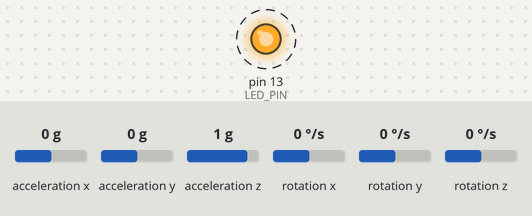
Bench run of a sketch on a simulated Arduino Uno, built with avr-gcc and run on an emulated ATmega328P. Parts: output pins drawn as LEDs (lit = HIGH). Dashed ring = blinking. The test bench sets the inputs (shaded band); at power-on: acceleration x 0 g, acceleration y 0 g, acceleration z 1 g, rotation x 0 °/s, rotation y 0 °/s, rotation z 0 °/s. What the sketch prints to the serial monitor is not drawn.

Above: at 0.06 s.
Timing chart, 0 to 3.0 s (numbered marks = the images above):
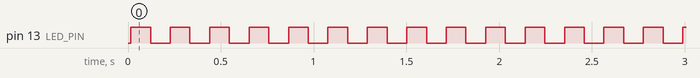

The sketch:

MPU6050_rawKRSRI.ino
```cpp
// I2Cdev and MPU6050 must be installed as libraries, or else the .cpp/.h files
// for both classes must be in the include path of your project
#include "I2Cdev.h"
#include "MPU6050.h"

// Arduino Wire library is required if I2Cdev I2CDEV_ARDUINO_WIRE implementation
// is used in I2Cdev.h
#if I2CDEV_IMPLEMENTATION == I2CDEV_ARDUINO_WIRE
    #include "Wire.h"
#endif

// class default I2C address is 0x68
// specific I2C addresses may be passed as a parameter here
// AD0 low = 0x68 (default for InvenSense evaluation board)
// AD0 high = 0x69
MPU6050 accelgyro;
//MPU6050 accelgyro(0x69); // <-- use for AD0 high
//MPU6050 accelgyro(0x68, &Wire1); // <-- use for AD0 low, but 2nd Wire (TWI/I2C) object

int16_t ax, ay, az;
int16_t gx, gy, gz;


#define LED_PIN 13
bool blinkState = false;

void setup() {
    // join I2C bus (I2Cdev library doesn't do this automatically)
    #if I2CDEV_IMPLEMENTATION == I2CDEV_ARDUINO_WIRE
        Wire.begin();
    #elif I2CDEV_IMPLEMENTATION == I2CDEV_BUILTIN_FASTWIRE
        Fastwire::setup(400, true);
    #endif

    // initialize serial communication
    // (38400 chosen because it works as well at 8MHz as it does at 16MHz, but
    // it's really up to you depending on your project)
    Serial.begin(38400);

    // initialize device
    Serial.println("Initializing I2C devices...");
    accelgyro.initialize();

    // verify connection
    Serial.println("Testing device connections...");
    Serial.println(accelgyro.testConnection() ? "MPU6050 connection successful" : "MPU6050 connection failed");

    // use the code below to change accel/gyro offset values
    /*
    Serial.println("Updating internal sensor offsets...");
    // -76	-2359	1688	0	0	0
    Serial.print(accelgyro.getXAccelOffset()); Serial.print("\t"); // -76
    Serial.print(accelgyro.getYAccelOffset()); Serial.print("\t"); // -2359
    Serial.print(accelgyro.getZAccelOffset()); Serial.print("\t"); // 1688
    Serial.print(accelgyro.getXGyroOffset()); Serial.print("\t"); // 0
    Serial.print(accelgyro.getYGyroOffset()); Serial.print("\t"); // 0
    Serial.print(accelgyro.getZGyroOffset()); Serial.print("\t"); // 0
    Serial.print("\n");
    accelgyro.setXGyroOffset(220);
    accelgyro.setYGyroOffset(76);
    accelgyro.setZGyroOffset(-85);
    Serial.print(accelgyro.getXAccelOffset()); Serial.print("\t"); // -76
    Serial.print(accelgyro.getYAccelOffset()); Serial.print("\t"); // -2359
    Serial.print(accelgyro.getZAccelOffset()); Serial.print("\t"); // 1688
    Serial.print(accelgyro.getXGyroOffset()); Serial.print("\t"); // 0
    Serial.print(accelgyro.getYGyroOffset()); Serial.print("\t"); // 0
    Serial.print(accelgyro.getZGyroOffset()); Serial.print("\t"); // 0
    Serial.print("\n");
    */

    // configure Arduino LED pin for output
    pinMode(LED_PIN, OUTPUT);
}

void loop() {
    // read raw accel/gyro measurements from device
    accelgyro.getMotion6(&ax, &ay, &az, &gx, &gy, &gz);
    float AX =((float)ax/16384.0);
    float AY =((float)ay/16384.0);
    float AZ =((float)az/16384.0);
    float GX = ((float)gx/131.0);
    float GY = ((float)gy/131.0);
    float GZ = ((float)gz/131.0);


    // these methods (and a few others) are also available
    //accelgyro.getAcceleration(&ax, &ay, &az);
    //accelgyro.getRotation(&gx, &gy, &gz);

        // display tab-separated accel/gyro x/y/z values
        // Serial.print("a/g:\t");
        // Serial.print(ax); Serial.print("\t");
        // Serial.print(ay); Serial.print("\t");
        // Serial.print(az); Serial.print("\t");
        // Serial.print(gx); Serial.print("\t");
        // Serial.print(gy); Serial.print("\t");
        // Serial.println(gz);
        Serial.print (AX); Serial.print("\t");
        Serial.print (AY); Serial.print("\t");
        Serial.print (AZ); Serial.print("\t");
        Serial.print (GX); Serial.print("\t");
        Serial.print (GY); Serial.print("\t");
        Serial.println (GZ);


    // blink LED to indicate activity
    blinkState = !blinkState;
    digitalWrite(LED_PIN, blinkState);
    delay(100);
}
```

Measured:
- by itself, pin 13 (LED_PIN): alternates HIGH for 0.11 s and LOW for 0.11 s
